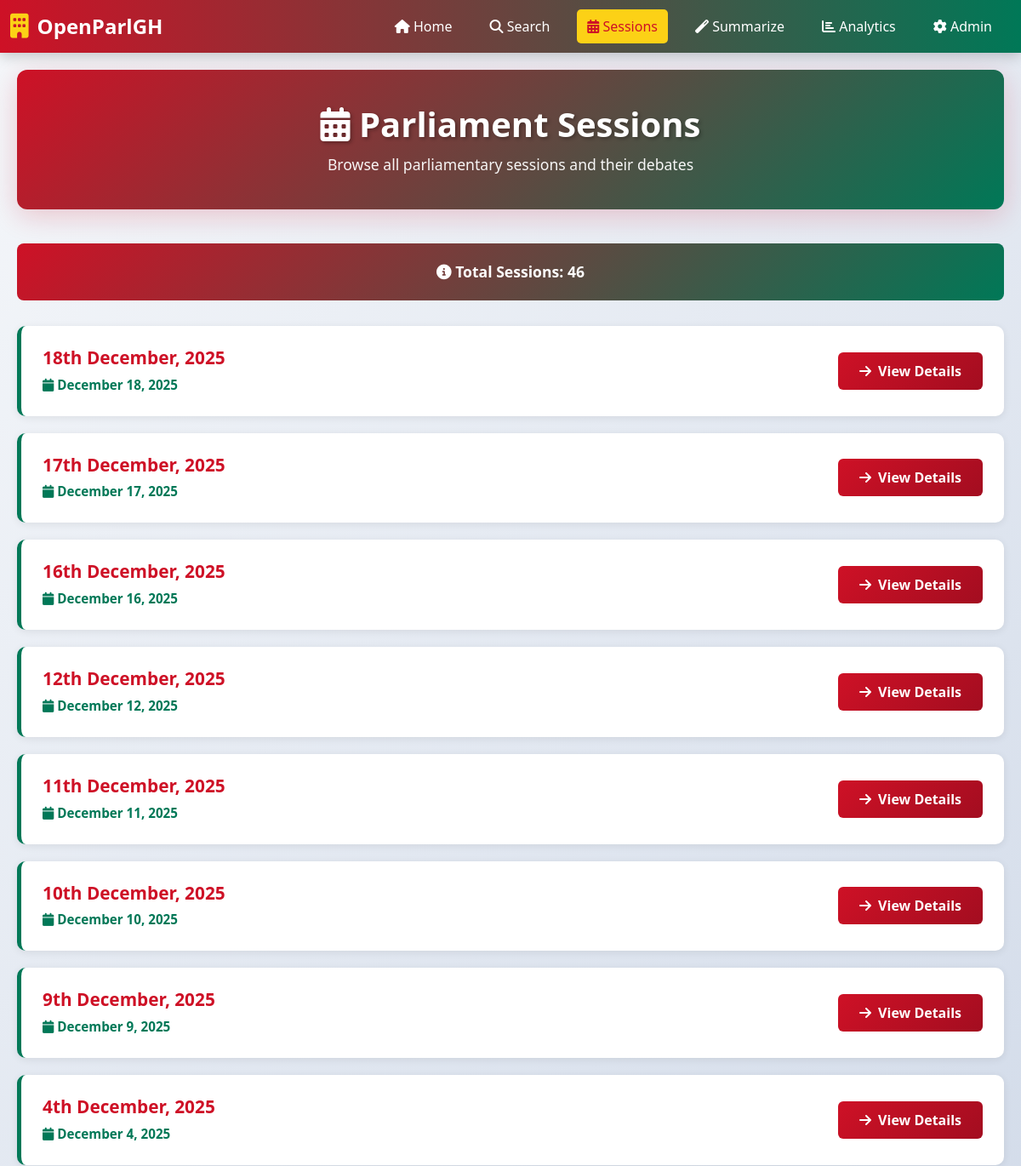
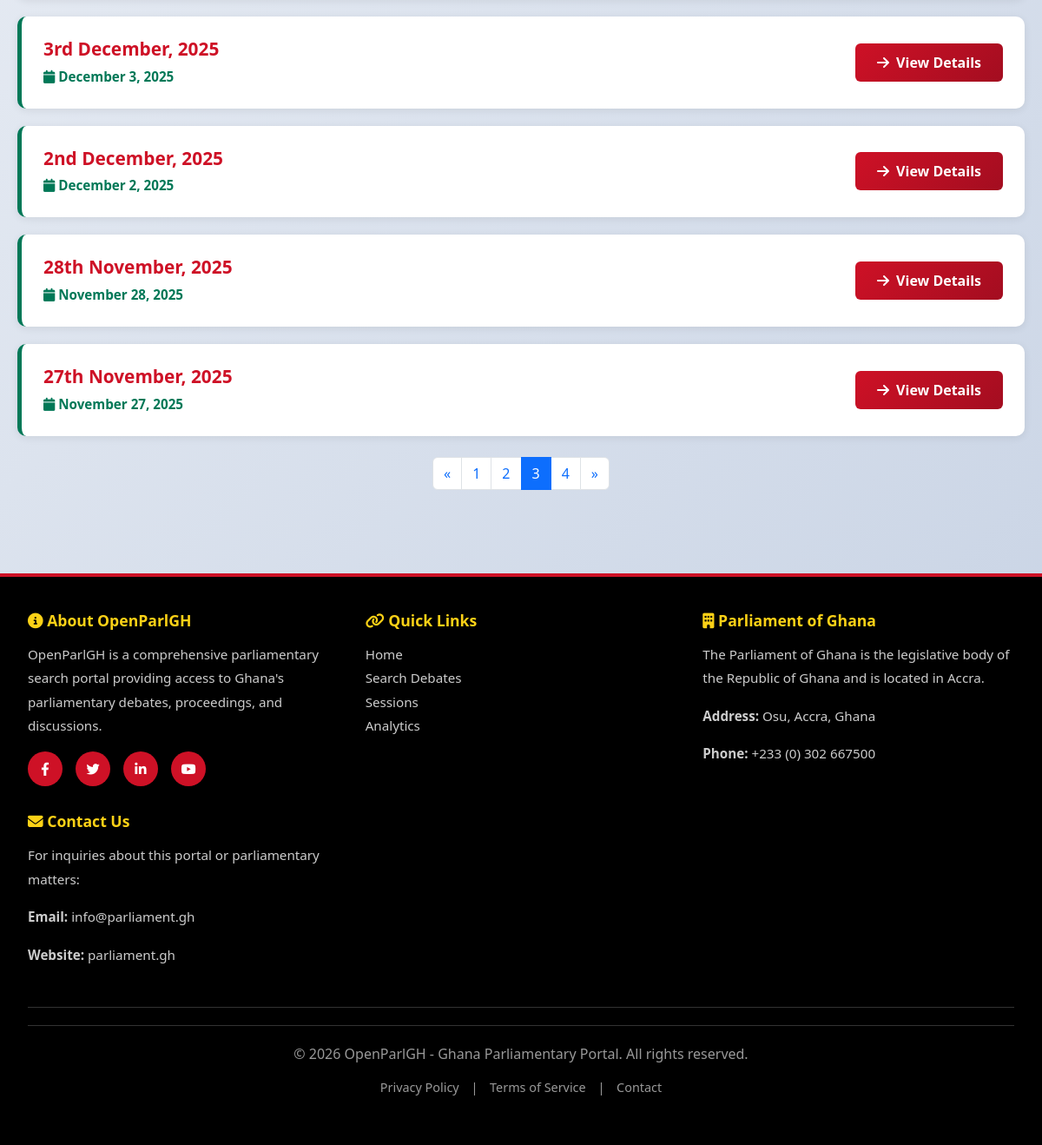
The app's page /sessions/?page=3 with its own data (2 pictures, top to bottom).
### app/models.py (models this page shows, shortened)
class Session(models.Model):
    parliament_number = models.IntegerField(null=True, blank=True)
    meeting_number = models.IntegerField(null=True, blank=True)
    sitting_date = models.DateField()
    title = models.CharField(max_length=255)  # e.g. "21 November, 2025"
    pdf_file = models.ForeignKey(HansardFile, on_delete=models.SET_NULL, null=True)

### app/views.py (the view)
# urls.py: path('sessions/', views.session_list, name='session_list'),
def session_list(request):
    sessions = Session.objects.all().order_by('-sitting_date')
    sessions_qs = Session.objects.all().order_by('-sitting_date')
    page = request.GET.get('page', 1)
    per_page = 12
    paginator = Paginator(sessions_qs, per_page)
    try:
        sessions = paginator.page(page)
    except PageNotAnInteger:
        sessions = paginator.page(1)
    except EmptyPage:
        sessions = paginator.page(paginator.num_pages)
    context = {
        'sessions': sessions,
        'paginator': paginator,
    }
    return render(request, 'session_list.html', context)

### app/templates/session_list.html (shortened to what this page needs)
{% extends 'base.html' %}
{% block content %}
<div class="page-header">
    <h1><i class="fas fa-calendar-alt"></i> Parliament Sessions</h1>
    <p>Browse all parliamentary sessions and their debates</p>
</div>
{% if sessions %}
<div class="sessions-count">
    <i class="fas fa-info-circle"></i> Total Sessions: <strong>{{paginator.count }}</strong>
</div>
{% for session in sessions %}
<div class="session-card">
    <div class="session-info">
        <h3>{{ session.title }}</h3>
        <div class="session-date">
            <i class="fas fa-calendar"></i> {{session.sitting_date|date:"F j, Y"}}
        </div>
    </div>
    <a href="{% url 'session_detail' session.id %}" class="session-link">
        <i class="fas fa-arrow-right"></i> View Details
    </a>
</div>
{% endfor %}
{% if sessions.has_other_pages %}
<nav aria-label="Session pagination" class="mt-4">
    <ul class="pagination justify-content-center">
        {% if sessions.has_previous %}
        <li class="page-item">
            <a class="page-link"
                href="?page={{ sessions.previous_page_number }}"
                aria-label="Previous">
                <span aria-hidden="true">&laquo;</span>
            </a>
        </li>
        {% else %}
        <li class="page-item disabled"><span
                class="page-link">&laquo;</span></li>
        {% endif %}
        {% for num in sessions.paginator.page_range %}
        {% if sessions.number == num %}
        <li class="page-item active" aria-current="page"><span
                class="page-link">{{ num }}</span></li>
        {% elif num > sessions.number|add:'-5' and num < sessions.number|add:'5'%}
        <li class="page-item"><a class="page-link" href="?page={{ num }}">{{ num}}</a></li>
        {% endif %}
        {% endfor %}
        {% if sessions.has_next %}
        <li class="page-item">
            <a class="page-link" href="?page={{ sessions.next_page_number }}"
                aria-label="Next">
                <span aria-hidden="true">&raquo;</span>
            </a>
        </li>
        {% else %}
        <li class="page-item disabled"><span
                class="page-link">&raquo;</span></li>
        {% endif %}
    </ul>
</nav>
{% endif %}
{% else %}
<div class="no-sessions">
    <i class="fas fa-calendar-times"></i>
    <h2>No Sessions Found</h2>
    <p>There are currently no parliamentary sessions available.</p>
</div>
{% endif %}
{% endblock %}

### app/templates/base.html (style rules this page uses)
:root { --ghana-red: #CE1126; --ghana-yellow: #FCD116; --ghana-green: #007857; --ghana-black: #000000; --ghana-white: #FFFFFF; --ghana-light-gray: #f5f7fa; }
* { margin: 0; padding: 0; box-sizing: border-box; }
html, body { height: 100%; }
body { font-family: 'Segoe UI', Tahoma, Geneva, Verdana, sans-serif; background: linear-gradient(135deg, #f5f7fa 0%, #c3cfe2 100%); display: flex; flex-direction: column; min-height: 100vh; }
.page-header { background: linear-gradient(135deg, var(--ghana-red) 0%, var(--ghana-green) 100%); color: var(--ghana-white); padding: 40px 20px; border-radius: 12px; margin-bottom: 40px; box-shadow: 0 8px 32px rgba(206, 17, 38, 0.2); text-align: center; }
.page-header h1 { font-size: 2.5rem; font-weight: 700; margin-bottom: 10px; text-shadow: 2px 2px 4px rgba(0, 0, 0, 0.3); }
.page-header p { font-size: 1.1rem; opacity: 0.95; margin: 0; }

### app/templates/session_list.html (style rules this page uses)
.session-card { background: var(--ghana-white); padding: 25px; margin-bottom: 20px; border-radius: 10px; box-shadow: 0 2px 10px rgba(0, 0, 0, 0.08); border-left: 5px solid var(--ghana-green); transition: all 0.3s ease; display: flex; justify-content: space-between; align-items: center; }
.session-info h3 { color: var(--ghana-red); font-size: 1.3rem; font-weight: 700; margin-bottom: 8px; }
.session-date { color: var(--ghana-green); font-weight: 600; font-size: 0.95rem; }
.session-link { background: linear-gradient(135deg, var(--ghana-red) 0%, #a30d20 100%); color: var(--ghana-white); padding: 10px 25px; border-radius: 6px; text-decoration: none; font-weight: 600; transition: all 0.3s ease; display: inline-flex; align-items: center; gap: 8px; white-space: nowrap; }
.sessions-count { background: linear-gradient(135deg, var(--ghana-red) 0%, var(--ghana-green) 100%); color: var(--ghana-white); padding: 20px; border-radius: 8px; margin-bottom: 30px; text-align: center; font-size: 1.1rem; font-weight: 600; }

### records on screen
Session: title "18th December, 2025", sitting_date "December 18, 2025"
Session: title "17th December, 2025", sitting_date "December 17, 2025"
Session: title "16th December, 2025", sitting_date "December 16, 2025"
Session: title "12th December, 2025", sitting_date "December 12, 2025"
Session: title "11th December, 2025", sitting_date "December 11, 2025"
Session: title "10th December, 2025", sitting_date "December 10, 2025"
Session: title "9th December, 2025", sitting_date "December 9, 2025"
Session: title "4th December, 2025", sitting_date "December 4, 2025"
Session: title "3rd December, 2025", sitting_date "December 3, 2025"
Session: title "2nd December, 2025", sitting_date "December 2, 2025"
Session: title "28th November, 2025", sitting_date "November 28, 2025"
Session: title "27th November, 2025", sitting_date "November 27, 2025"

### other values on screen
{{ paginator.count }} "46"
{{ num }} "1" "2" "4"
{{ num }} "3"
